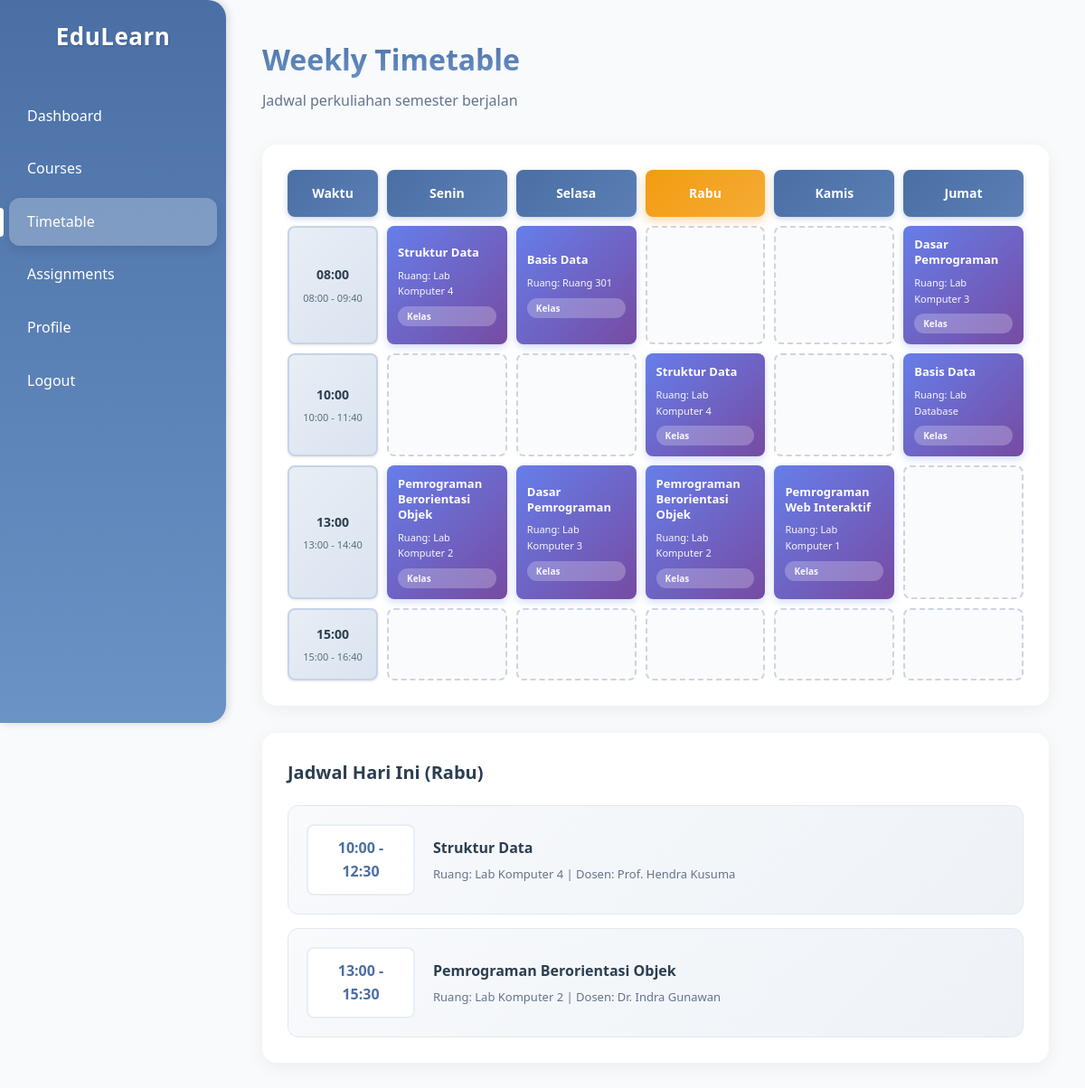
Page /student/timetable.php (signed in) on the committed database.
### tables this page shows
CREATE TABLE jadwal (
    jadwal_id INT AUTO_INCREMENT PRIMARY KEY,
    mk_id INT NOT NULL,
    hari ENUM('Senin', 'Selasa', 'Rabu', 'Kamis', 'Jumat', 'Sabtu', 'Minggu') NOT NULL,
    jam_mulai TIME NOT NULL,
    jam_selesai TIME NOT NULL,
    ruangan VARCHAR(50),
    tahun_ajaran VARCHAR(20) NOT NULL,
    FOREIGN KEY (mk_id) REFERENCES mata_kuliah(mk_id) ON DELETE CASCADE,
    INDEX idx_hari (hari),
    INDEX idx_mk (mk_id)
);

CREATE TABLE mata_kuliah (
    mk_id INT AUTO_INCREMENT PRIMARY KEY,
    kode_mk VARCHAR(20) UNIQUE NOT NULL,
    nama_mk VARCHAR(100) NOT NULL,
    deskripsi TEXT,
    sks INT NOT NULL,
    semester INT NOT NULL,
    dosen_id INT,
    status ENUM('aktif', 'draft', 'arsip') DEFAULT 'aktif',
    created_at TIMESTAMP DEFAULT CURRENT_TIMESTAMP,
    updated_at TIMESTAMP DEFAULT CURRENT_TIMESTAMP ON UPDATE CURRENT_TIMESTAMP,
    FOREIGN KEY (dosen_id) REFERENCES dosen(dosen_id) ON DELETE SET NULL,
    INDEX idx_semester (semester),
    INDEX idx_status (status)
);

CREATE TABLE dosen (
    dosen_id INT AUTO_INCREMENT PRIMARY KEY,
    nama_dosen VARCHAR(100) NOT NULL,
    email VARCHAR(100) UNIQUE,
    no_telepon VARCHAR(20),
    bidang_keahlian VARCHAR(100),
    created_at TIMESTAMP DEFAULT CURRENT_TIMESTAMP,
    INDEX idx_nama (nama_dosen)
);

### includes/functions.php (called while the page is built, shortened)
<?php
function escape_html($string) {
    return htmlspecialchars($string, ENT_QUOTES, 'UTF-8');
}

### student/timetable.php (the view, shortened to what this page needs)
<?php
require_once '../includes/functions.php';
$db = getDB();
$user_id = get_user_info('user_id');
$stmt = $db->prepare("
    SELECT j.*, mk.nama_mk, mk.kode_mk, d.nama_dosen
    FROM jadwal j
    INNER JOIN enrollments e ON j.mk_id = e.mk_id
    INNER JOIN mata_kuliah mk ON j.mk_id = mk.mk_id
    LEFT JOIN dosen d ON mk.dosen_id = d.dosen_id
    WHERE e.user_id = ?
    ORDER BY FIELD(j.hari, 'Senin', 'Selasa', 'Rabu', 'Kamis', 'Jumat'), j.jam_mulai
");
$stmt->execute([$user_id]);
$schedules = $stmt->fetchAll();
$time_slots = ['08:00', '10:00', '13:00', '15:00'];
$days = ['Senin', 'Selasa', 'Rabu', 'Kamis', 'Jumat'];
$grid = [];
foreach ($time_slots as $slot) {
    foreach ($days as $day) {
        $grid[$slot][$day] = null;
    }
}
foreach ($schedules as $schedule) {
    $time = substr($schedule['jam_mulai'], 0, 5);
    $grid[$time][$schedule['hari']] = $schedule;
}
$current_day = ['Sunday' => null, 'Monday' => 'Senin', 'Tuesday' => 'Selasa',
                 'Wednesday' => 'Rabu', 'Thursday' => 'Kamis', 'Friday' => 'Jumat',
                 'Saturday' => null][date('l')];
?>
<!DOCTYPE html>
<html lang="id">
<head>
    <link rel="stylesheet" href="../assets/css/student-style.css">
</head>
<body>
<div class="container">
    <aside class="sidebar">
        <div class="sidebar-header">
            <h1>EduLearn</h1>
        </div>
        <ul class="sidebar-nav">
            <li><a href="dashboard.php">Dashboard</a></li>
            <li><a href="courses.php">Courses</a></li>
            <li class="active"><a href="timetable.php">Timetable</a></li>
            <li><a href="assignments.php">Assignments</a></li>
            <li><a href="profile.php">Profile</a></li>
            <li><a href="../auth/logout.php">Logout</a></li>
        </ul>
    </aside>
    <main class="main-content">
        <div class="timetable-header">
            <h1>Weekly Timetable</h1>
            <p>Jadwal perkuliahan semester berjalan</p>
        </div>
        <div class="timetable-container">
            <div class="timetable-grid">
                <div class="timetable-header-cell">Waktu</div>
                <?php foreach ($days as $day): ?>
                    <div class="timetable-header-cell <?= $day === $current_day ? 'current-day' : '' ?>">
                        <?= $day ?>
                    </div>
                <?php endforeach; ?>
                <?php foreach ($time_slots as $slot): ?>
                    <div class="time-slot">
                        <?= $slot ?><br>
                        <span><?= $slot ?> - <?= date('H:i', strtotime($slot) + 6000) ?></span>
                    </div>
                    <?php foreach ($days as $day): ?>
                        <?php if ($grid[$slot][$day]): ?>
                            <?php $class = $grid[$slot][$day]; ?>
                            <div class="class-card">
                                <div class="class-content">
                                    <h4><?= escape_html($class['nama_mk']) ?></h4>
                                    <div class="class-meta">
                                        <span>Ruang: <?= escape_html($class['ruangan']) ?></span>
                                        <span class="class-room">Kelas</span>
                                    </div>
                                </div>
                            </div>
                        <?php else: ?>
                            <div class="class-card empty"></div>
                        <?php endif; ?>
                    <?php endforeach; ?>
                <?php endforeach; ?>
            </div>
        </div>
        <?php if ($current_day && !empty(array_filter($schedules, fn($s) => $s['hari'] === $current_day))): ?>
        <div class="today-schedule">
            <h3>Jadwal Hari Ini (<?= $current_day ?>)</h3>
            <div class="today-classes">
                <?php foreach (array_filter($schedules, fn($s) => $s['hari'] === $current_day) as $class): ?>
                <div class="today-class">
                    <div class="class-time"><?= substr($class['jam_mulai'], 0, 5) ?> - <?= substr($class['jam_selesai'], 0, 5) ?></div>
                    <div class="class-details">
                        <h4><?= escape_html($class['nama_mk']) ?></h4>
                        <p>Ruang: <?= escape_html($class['ruangan']) ?> | Dosen: <?= escape_html($class['nama_dosen']) ?></p>
                    </div>
                </div>
                <?php endforeach; ?>
            </div>
        </div>
        <?php endif; ?>
    </main>
</div>
</body>
</html>

### rows in the picture
jadwal: mk.nama_mk "Struktur Data", ruangan "Lab Komputer 4"
jadwal: mk.nama_mk "Basis Data", ruangan "Ruang 301"
jadwal: mk.nama_mk "Dasar Pemrograman", ruangan "Lab Komputer 3"
jadwal: mk.nama_mk "Struktur Data", ruangan "Lab Komputer 4", jam_mulai "10:00", jam_selesai "12:30", dosen.nama_dosen "Prof. Hendra Kusuma"
jadwal: mk.nama_mk "Basis Data", ruangan "Lab Database"
jadwal: mk.nama_mk "Pemrograman Berorientasi Objek", ruangan "Lab Komputer 2"
jadwal: mk.nama_mk "Dasar Pemrograman", ruangan "Lab Komputer 3"
jadwal: mk.nama_mk "Pemrograman Berorientasi Objek", ruangan "Lab Komputer 2", jam_mulai "13:00", jam_selesai "15:30", dosen.nama_dosen "Dr. Indra Gunawan"
jadwal: mk.nama_mk "Pemrograman Web Interaktif", ruangan "Lab Komputer 1"

### other values in the picture
$day "Senin"
$day "Selasa"
$day "Rabu"
$day "Kamis"
$day "Jumat"
$slot "08:00"
date('H:i', strtotime($slot) + 6000) "09:40"
$slot "10:00"
date('H:i', strtotime($slot) + 6000) "11:40"
$slot "13:00"
date('H:i', strtotime($slot) + 6000) "14:40"
$slot "15:00"
date('H:i', strtotime($slot) + 6000) "16:40"
$current_day "Rabu"
